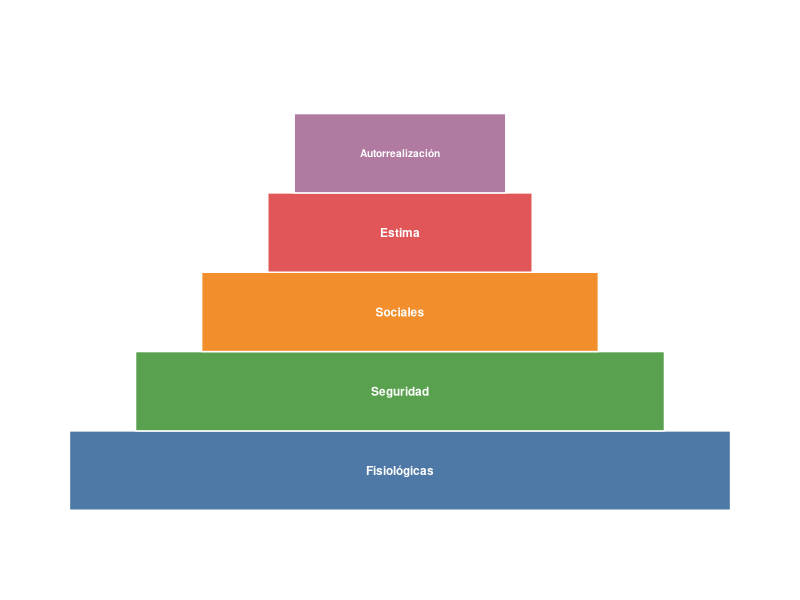
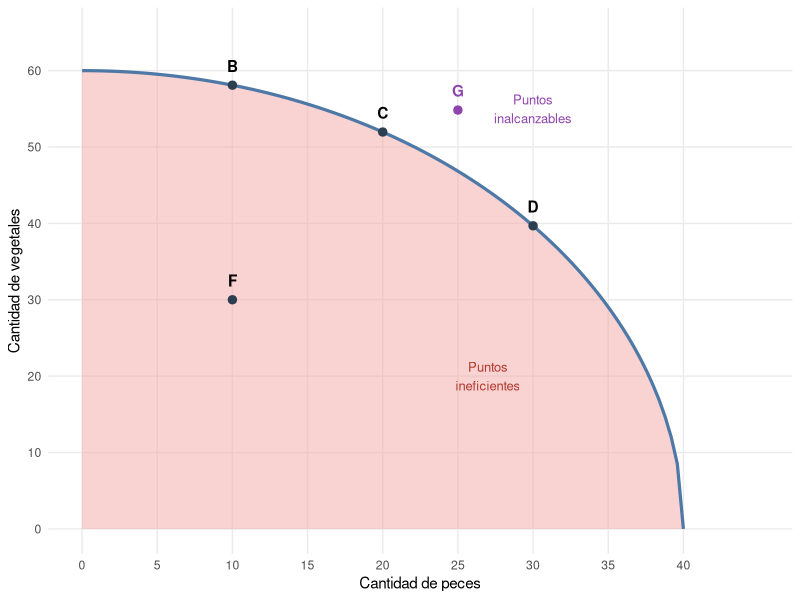
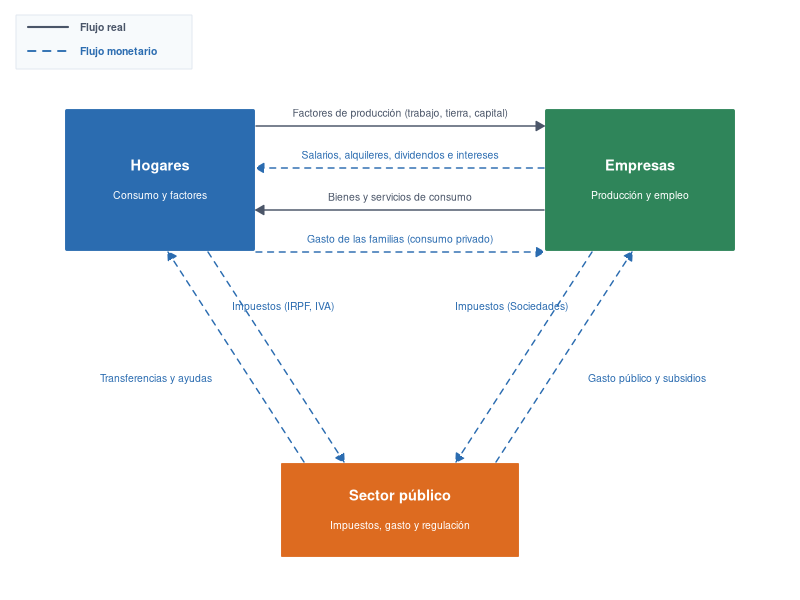

The R script that drew these images, in order:
## ---- chunk 1
#| label: setup
#| include: false
library(ggplot2)
library(knitr)
library(kableExtra)
## ---- chunk 2
#| label: fig-maslow
#| fig-cap: "Pirámide de Maslow"
#| fig-pos: 'H'
#| fig-width: 5.5
#| fig-height: 4.2
#| fig-align: center

niveles <- data.frame(
  nivel    = factor(
    c("Fisiológicas", "Seguridad", "Sociales", "Estima", "Autorrealización"),
    levels = c("Fisiológicas", "Seguridad", "Sociales", "Estima", "Autorrealización")
  ),
  base_izq = c(-5, -4, -3, -2, -1.6),
  base_der = c( 5,  4,  3,  2,  1.6),
  ymin     = c( 0,  1,  2,  3,  4),
  ymax     = c( 1,  2,  3,  4,  5)
)

colores <- c(
  "Fisiológicas"    = "#4E79A7",
  "Seguridad"       = "#59A14F",
  "Sociales"        = "#F28E2B",
  "Estima"          = "#E15759",
  "Autorrealización"= "#B07AA1"
)

ggplot(niveles) +
  geom_rect(aes(xmin = base_izq, xmax = base_der,
                ymin = ymin,     ymax = ymax,
                fill = nivel),
            color = "white", linewidth = 0.5) +
  geom_text(aes(x = 0, y = (ymin + ymax) / 2, label = nivel),
            color = "white", size = c(3.0, 3.0, 3.0, 3.0, 2.6), fontface = "bold") +
  scale_fill_manual(values = colores) +
  scale_x_continuous(limits = c(-5.5, 5.5)) +
  scale_y_continuous(limits = c(-0.2, 5.5)) +
  coord_fixed(ratio = 1.2) +
  theme_void() +
  theme(legend.position = "none")
## ---- chunk 3
#| label: tbl-bienes
#| tbl-cap: "Clasificación de los bienes"

df_bienes <- data.frame(
  Criterio              = c("Escasez",
                            "Función",
                            "Grado de transformación",
                            "Relación entre sí",
                            "Acceso",
                            "Rivalidad en el consumo"),
  Tipos                 = c("Económicos / Libres",
                            "De consumo / De capital",
                            "Intermedios / Finales",
                            "Complementarios / Sustitutivos",
                            "Públicos / Privados",
                            "Rivales / No rivales")
)

kable(df_bienes, format = if (knitr::is_latex_output()) "latex" else "html", booktabs = TRUE, col.names = c("Criterio", "Tipos")) |>
  kable_styling(full_width = FALSE, bootstrap_options = c("striped", "hover"),
                latex_options = c("scale_down", "HOLD_position"))
## ---- chunk 4
#| label: tbl-rivalidad
#| tbl-cap: "Clasificación de bienes según rivalidad y exclusión"

df_rival <- data.frame(
  " "         = c("Rivales", "No rivales"),
  Excluibles  = c("Bienes privados\n(ropa, alimentos, vehículo)",
                  "Bienes club\n(Netflix, gimnasio privado)"),
  No_excluibles = c("Recursos comunes\n(pesca oceánica, bosques públicos)",
                    "Bienes públicos\n(defensa nacional, alumbrado)")
)

kable(df_rival, format = if (knitr::is_latex_output()) "latex" else "html", booktabs = TRUE,
      col.names = c("", "Excluibles", "No excluibles")) |>
  kable_styling(full_width = FALSE, bootstrap_options = c("striped", "hover"),
                latex_options = c("scale_down", "hold_position"))
## ---- chunk 5
#| label: fig-fpp
#| fig-cap: "Frontera de posibilidades de producción"
#| fig-pos: 'H'
#| fig-width: 6
#| fig-height: 5

fpp_x <- seq(0, 40, length.out = 100)
fpp_fun <- function(x) 60 * sqrt(pmax(0, 1 - (x / 40)^2))
fpp_y <- fpp_fun(fpp_x)
curva <- data.frame(x = fpp_x, y = fpp_y)

puntos <- data.frame(
  x = c(10, 20, 30, 10),
  y = c(fpp_fun(10), fpp_fun(20), fpp_fun(30), 30),
  etiqueta = c("B", "C", "D", "F"),
  tipo = c("Eficiente", "Eficiente", "Eficiente", "Ineficiente")
)

inalcanzable <- data.frame(x = 25, y = fpp_fun(25) + 8, etiqueta = "G")

ggplot(curva, aes(x, y)) +
  geom_ribbon(aes(ymin = 0, ymax = y), fill = "#F4A6A6", alpha = 0.5) +
  geom_line(color = "#4E79A7", linewidth = 1.1) +
  geom_point(data = puntos, aes(x, y), size = 2.5, color = "#2C3E50") +
  geom_text(data = puntos, aes(x, y, label = etiqueta), vjust = -1.1, fontface = "bold") +
  geom_point(data = inalcanzable, aes(x, y), size = 2.5, color = "#8E44AD") +
  geom_text(data = inalcanzable, aes(x, y, label = etiqueta), vjust = -1.1,
            fontface = "bold", color = "#8E44AD") +
  annotate("text", x = 27, y = 20, label = "Puntos\nineficientes", size = 3.3, color = "#B03A2E") +
  annotate("text", x = 30, y = 55, label = "Puntos\ninalcanzables", size = 3.3, color = "#8E44AD") +
  scale_x_continuous(limits = c(0, 45), breaks = seq(0, 40, 5)) +
  scale_y_continuous(limits = c(0, 65), breaks = seq(0, 60, 10)) +
  labs(x = "Cantidad de peces", y = "Cantidad de vegetales") +
  theme_minimal(base_size = 11) +
  theme(panel.grid.minor = element_blank())
## ---- chunk 6
#| label: tbl-factores
#| tbl-cap: "Los factores de producción y sus rentas"

df_fact <- data.frame(
  Factor = c("Tierra", "Trabajo", "Capital"),
  Descripción = c("Recursos naturales: suelo, agua, minerales, energía",
                  "Capacidad productiva humana: esfuerzo físico e intelectual",
                  "Bienes producidos para producir otros bienes: maquinaria, instalaciones"),
  Renta = c("Alquiler", "Salario", "Interés")
)

kable(df_fact, format = if (knitr::is_latex_output()) "latex" else "html", booktabs = TRUE,
      col.names = c("Factor", "Descripción", "Renta que genera")) |>
  kable_styling(full_width = FALSE, bootstrap_options = c("striped", "hover"),
                latex_options = c("scale_down", "HOLD_position"))
## ---- chunk 7
#| label: fig-flujo
#| fig-cap: "Flujo circular de la renta con sector público"
#| fig-pos: 'H'
#| fig-width: 7.0
#| fig-height: 5.2
#| fig-align: center

library(grid)

grid.newpage()
pushViewport(viewport(width = 1, height = 1))

# --- Paleta de colores ---
col_hog <- "#2B6CB0"   # Azul clásico (Hogares)
col_emp <- "#2F855A"   # Verde bosque (Empresas)
col_pub <- "#DD6B20"   # Ámbar/Naranja (Sector público)

col_real <- "#4A5568"  # Gris pizarra para Flujo Real
col_mon  <- "#2B6CB0"  # Azul para Flujo Monetario

# --- Función para cajas de agentes ---
draw_agent_box <- function(x, y, w, h, title, subtitle, fill) {
  grid.roundrect(x = unit(x, "npc"), y = unit(y, "npc"),
                 width = unit(w, "npc"), height = unit(h, "npc"),
                 r = unit(0.02, "npc"),
                 gp = gpar(fill = fill, col = "white", lwd = 2))

  grid.text(title, x = unit(x, "npc"), y = unit(y + 0.025, "npc"),
            gp = gpar(col = "white", fontface = "bold", fontsize = 10.5))
  grid.text(subtitle, x = unit(x, "npc"), y = unit(y - 0.025, "npc"),
            gp = gpar(col = "white", fontsize = 7.5))
}

# --- Función para flechas con etiquetas centradas o desplazadas ---
draw_flow <- function(x0, y0, x1, y1, col, lty = 1, label = NULL,
                      lab_x = NULL, lab_y = NULL, lab_just = "center", lab_size = 7.5) {
  grid.segments(x0 = unit(x0, "npc"), y0 = unit(y0, "npc"),
                x1 = unit(x1, "npc"), y1 = unit(y1, "npc"),
                arrow = arrow(length = unit(0.015, "npc"), type = "closed"),
                gp = gpar(col = col, lwd = 1.4, fill = col, lty = lty))

  if (!is.null(label)) {
    lx <- if (is.null(lab_x)) (x0 + x1) / 2 else lab_x
    ly <- if (is.null(lab_y)) (y0 + y1) / 2 else lab_y
    grid.text(label, x = unit(lx, "npc"), y = unit(ly, "npc"),
              just = lab_just,
              gp = gpar(col = col, fontsize = lab_size, fontface = "plain"))
  }
}

# ==============================================================================
# 1. CAJAS DE AGENTES
# ==============================================================================
# Hogares (arriba a la izquierda): x in [0.08, 0.32], y in [0.58, 0.82]
draw_agent_box(0.20, 0.70, 0.24, 0.24, "Hogares", "Consumo y factores", col_hog)

# Empresas (arriba a la derecha): x in [0.68, 0.92], y in [0.58, 0.82]
draw_agent_box(0.80, 0.70, 0.24, 0.24, "Empresas", "Producción y empleo", col_emp)

# Sector Público (abajo al centro): x in [0.35, 0.65], y in [0.07, 0.23]
draw_agent_box(0.50, 0.15, 0.30, 0.16, "Sector público", "Impuestos, gasto y regulación", col_pub)

# ==============================================================================
# 2. FLUJOS ENTRE HOGARES Y EMPRESAS (Horizontales)
# ==============================================================================
# Nivel 1 (Factores productivos - Real)
draw_flow(x0 = 0.32, y0 = 0.79, x1 = 0.68, y1 = 0.79, col = col_real, lty = 1,
          label = "Factores de producción (trabajo, tierra, capital)",
          lab_x = 0.50, lab_y = 0.812)

# Nivel 2 (Rentas y salarios - Monetario)
draw_flow(x0 = 0.68, y0 = 0.72, x1 = 0.32, y1 = 0.72, col = col_mon, lty = 2,
          label = "Salarios, alquileres, dividendos e intereses",
          lab_x = 0.50, lab_y = 0.742)

# Nivel 3 (Bienes y servicios - Real)
draw_flow(x0 = 0.68, y0 = 0.65, x1 = 0.32, y1 = 0.65, col = col_real, lty = 1,
          label = "Bienes y servicios de consumo",
          lab_x = 0.50, lab_y = 0.672)

# Nivel 4 (Gasto en consumo - Monetario)
draw_flow(x0 = 0.32, y0 = 0.58, x1 = 0.68, y1 = 0.58, col = col_mon, lty = 2,
          label = "Gasto de las familias (consumo privado)",
          lab_x = 0.50, lab_y = 0.602)

# ==============================================================================
# 3. FLUJOS CON EL SECTOR PÚBLICO (Diagonales exactas)
# ==============================================================================
# --- HOGARES <-> SECTOR PÚBLICO ---
# Impuestos (Hogares -> Estado, Monetario)
draw_flow(x0 = 0.26, y0 = 0.58, x1 = 0.43, y1 = 0.23, col = col_mon, lty = 2,
          label = "Impuestos (IRPF, IVA)",
          lab_x = 0.29, lab_y = 0.49, lab_just = "left")

# Transferencias (Estado -> Hogares, Monetario)
draw_flow(x0 = 0.38, y0 = 0.23, x1 = 0.21, y1 = 0.58, col = col_mon, lty = 2,
          label = "Transferencias y ayudas",
          lab_x = 0.265, lab_y = 0.37, lab_just = "right")

# --- EMPRESAS <-> SECTOR PÚBLICO ---
# Impuestos (Empresas -> Estado, Monetario)
draw_flow(x0 = 0.74, y0 = 0.58, x1 = 0.57, y1 = 0.23, col = col_mon, lty = 2,
          label = "Impuestos (Sociedades)",
          lab_x = 0.71, lab_y = 0.49, lab_just = "right")

# Subvenciones y compras (Estado -> Empresas, Monetario)
draw_flow(x0 = 0.62, y0 = 0.23, x1 = 0.79, y1 = 0.58, col = col_mon, lty = 2,
          label = "Gasto público y subsidios",
          lab_x = 0.735, lab_y = 0.37, lab_just = "left")

# ==============================================================================
# 4. LEYENDA CLARA (Esquina superior izquierda)
# ==============================================================================
grid.roundrect(x = unit(0.13, "npc"), y = unit(0.93, "npc"),
               width = unit(0.22, "npc"), height = unit(0.09, "npc"),
               r = unit(0.01, "npc"),
               gp = gpar(fill = "#F7FAFC", col = "#E2E8F0", lwd = 1))

# Flujo real
grid.segments(unit(0.035, "npc"), unit(0.955, "npc"), unit(0.085, "npc"), unit(0.955, "npc"),
              gp = gpar(col = col_real, lwd = 2))
grid.text("Flujo real", x = unit(0.10, "npc"), y = unit(0.955, "npc"),
          just = "left", gp = gpar(fontsize = 7.5, col = col_real, fontface = "bold"))

# Flujo monetario
grid.segments(unit(0.035, "npc"), unit(0.915, "npc"), unit(0.085, "npc"), unit(0.915, "npc"),
              gp = gpar(col = col_mon, lwd = 1.8, lty = 2))
grid.text("Flujo monetario", x = unit(0.10, "npc"), y = unit(0.915, "npc"),
          just = "left", gp = gpar(fontsize = 7.5, col = col_mon, fontface = "bold"))

popViewport()
## ---- chunk 8
#| label: tbl-sistemas
#| tbl-cap: "Comparativa de los sistemas económicos"

df_sis <- data.frame(
  Característica = c("Propiedad de los medios de producción",
                     "Quién toma las decisiones",
                     "Papel del Estado",
                     "Libertad económica",
                     "Objetivo principal",
                     "Incentivos",
                     "Eficiencia",
                     "Redistribución",
                     "Principal ventaja",
                     "Principal inconveniente"),
  `Tradicional`             = c("Comunitaria o familiar", "La costumbre", "Nulo o mínimo",
                                "Muy reducida", "Subsistencia", "Muy reducidos",
                                "Baja", "Según la costumbre",
                                "Estabilidad y cohesión social",
                                "Estancamiento y exposición a las malas cosechas"),
  `Economía de mercado`     = c("Privada", "Los agentes privados, mediante el mercado", "Limitado",
                                "Muy alta", "Beneficio", "Elevados",
                                "Alta, si hay competencia", "Escasa",
                                "Eficiencia e innovación",
                                "Desigualdad y fallos del mercado"),
  `Planificación central`   = c("Estatal", "El Estado", "Total",
                                "Reducida", "Igualdad", "Reducidos",
                                "Baja", "Amplia",
                                "Cobertura básica garantizada",
                                "Burocracia e ineficiencia"),
  `Economía mixta`          = c("Mixta", "Mercado y Estado", "Activo",
                                "Intermedia", "Equilibrio entre eficiencia y equidad", "Moderados",
                                "Intermedia", "Moderada",
                                "Eficiencia del mercado y protección social",
                                "Carga fiscal, burocracia y riesgo de déficit"),
  check.names = FALSE
)

kable(df_sis, format = if (knitr::is_latex_output()) "latex" else "html", booktabs = TRUE,
      col.names = c("Característica",
                    "Tradicional",
                    "Economía de mercado",
                    "Planificación central",
                    "Economía mixta")) |>
  kable_styling(full_width = FALSE, font_size = 8,
                bootstrap_options = c("striped", "hover"),
                latex_options = c("scale_down", "HOLD_position")) |>
  column_spec(1, bold = TRUE)
